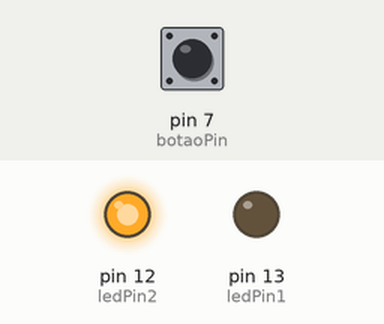
A sketch run on a simulated Arduino Uno, built with avr-gcc and run on an emulated ATmega328P. Parts: output pins drawn as LEDs (lit = HIGH). Dashed ring = blinking. The test bench sets the inputs (shaded band); at power-on: pin 7 (botaoPin) HIGH.

Above: at 1.4 s.
1.5 s: pin 7 (botaoPin) pulled LOW for 1 s
At 1.65 s:
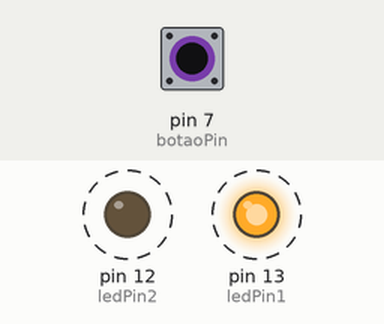
4.0 s: pin 7 (botaoPin) pulled LOW for 0.35 s
At 4.8 s:
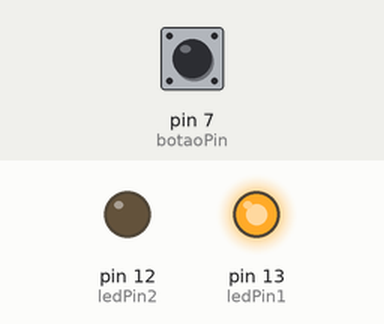
5.8 s: pin 7 (botaoPin) pulled LOW for 3.2 s
At 6.15 s:
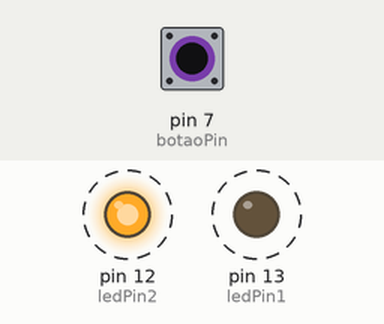
Timing chart, 0 to 10.2 s (numbered marks = the images above; inputs shaded):
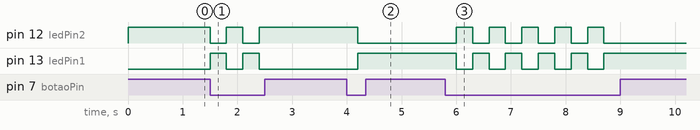

The sketch:

Led_botao_manter_2leds_ligado.ino
```cpp
#define ledPin1 13
#define ledPin2 12
#define botaoPin 7
bool botaoestado = false;
void setup() {
  // put your setup code here, to run once:
  pinMode(ledPin1, OUTPUT);
  pinMode(ledPin2, OUTPUT);
  pinMode(botaoPin, INPUT);
  digitalWrite(ledPin1, LOW);
  digitalWrite(ledPin2, HIGH);
}

void loop() {
  // put your main code here, to run repeatedly:
  botaoestado = digitalRead(botaoPin);
  if (!botaoestado) {
    digitalWrite(ledPin1, !digitalRead(ledPin1));
    digitalWrite(ledPin2, !digitalRead(ledPin2));
  }
  delay(300);
}
```

Measured:
- after the input at 1.5 s, pin 12 (ledPin2): alternates HIGH for 0.30 s and LOW for 0.30 s, 4 changes in all, then stays HIGH, starting at once; pin 13 (ledPin1): alternates HIGH for 0.30 s and LOW for 0.30 s, 4 changes in all, then stays LOW, starting at once
- after the input at 4.0 s, pin 12 (ledPin2): HIGH → LOW after 0.20 s; pin 13 (ledPin1): LOW → HIGH after 0.20 s
- after the input at 5.8 s, pin 12 (ledPin2): alternates HIGH for 0.30 s and LOW for 0.30 s, 10 changes in all, then stays LOW, starting after 0.20 s; pin 13 (ledPin1): alternates HIGH for 0.30 s and LOW for 0.30 s, 10 changes in all, then stays HIGH, starting after 0.20 s
